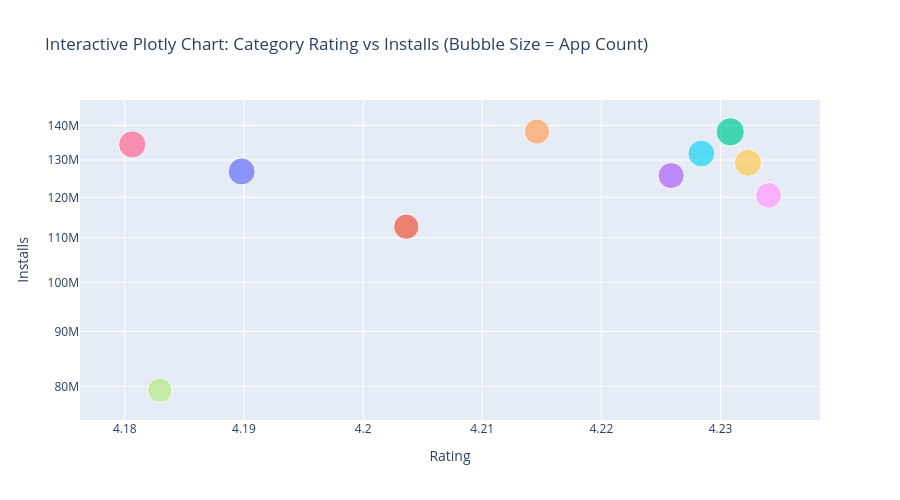

The code cell stored with this chart in its notebook:
### Code cell
cat_summary = apps_df.groupby('Category').agg({
    'Rating': 'mean',
    'Reviews': 'sum',
    'Installs': 'sum',
    'App': 'count'
}).reset_index().rename(columns={'App': 'App_Count'})

fig = px.scatter(
    cat_summary,
    x='Rating',
    y='Installs',
    size='App_Count',
    color='Category',
    hover_name='Category',
    log_y=True,
    title='Interactive Plotly Chart: Category Rating vs Installs (Bubble Size = App Count)'
)
fig.update_layout(showlegend=False, height=500)
fig.show()

### Figure 1 — Plotly figure (JSON) as saved in the notebook; plotly's stock layout.template omitted (floating-point values rounded to 4 significant figures)
{"data": [{"hovertemplate": "<b>%{hovertext}</b><br><br>Category=BUSINESS<br>Rating=%{x}<br>Installs=%{y}<br>App_Count=%{marker.size}<extra></extra>", "hovertext": ["BUSINESS"], "legendgroup": "BUSINESS", "marker": {"color": "#636efa", "size": [157], "sizemode": "area", "sizeref": 0.43, "symbol": "circle"}, "mode": "markers", "name": "BUSINESS", "orientation": "v", "showlegend": true, "type": "scatter", "x": [4.19], "xaxis": "x", "y": [126849000], "yaxis": "y"}, {"hovertemplate": "<b>%{hovertext}</b><br><br>Category=COMMUNICATION<br>Rating=%{x}<br>Installs=%{y}<br>App_Count=%{marker.size}<extra></extra>", "hovertext": ["COMMUNICATION"], "legendgroup": "COMMUNICATION", "marker": {"color": "#EF553B", "size": [138], "sizemode": "area", "sizeref": 0.43, "symbol": "circle"}, "mode": "markers", "name": "COMMUNICATION", "orientation": "v", "showlegend": true, "type": "scatter", "x": [4.204], "xaxis": "x", "y": [112672000], "yaxis": "y"}, {"hovertemplate": "<b>%{hovertext}</b><br><br>Category=FAMILY<br>Rating=%{x}<br>Installs=%{y}<br>App_Count=%{marker.size}<extra></extra>", "hovertext": ["FAMILY"], "legendgroup": "FAMILY", "marker": {"color": "#00cc96", "size": [172], "sizemode": "area", "sizeref": 0.43, "symbol": "circle"}, "mode": "markers", "name": "FAMILY", "orientation": "v", "showlegend": true, "type": "scatter", "x": [4.231], "xaxis": "x", "y": [138108000], "yaxis": "y"}, {"hovertemplate": "<b>%{hovertext}</b><br><br>Category=FINANCE<br>Rating=%{x}<br>Installs=%{y}<br>App_Count=%{marker.size}<extra></extra>", "hovertext": ["FINANCE"], "legendgroup": "FINANCE", "marker": {"color": "#ab63fa", "size": [147], "sizemode": "area", "sizeref": 0.43, "symbol": "circle"}, "mode": "markers", "name": "FINANCE", "orientation": "v", "showlegend": true, "type": "scatter", "x": [4.226], "xaxis": "x", "y": [125733000], "yaxis": "y"}, {"hovertemplate": "<b>%{hovertext}</b><br><br>Category=GAME<br>Rating=%{x}<br>Installs=%{y}<br>App_Count=%{marker.size}<extra></extra>", "hovertext": ["GAME"], "legendgroup": "GAME", "marker": {"color": "#FFA15A", "size": [137], "sizemode": "area", "sizeref": 0.43, "symbol": "circle"}, "mode": "markers", "name": "GAME", "orientation": "v", "showlegend": true, "type": "scatter", "x": [4.215], "xaxis": "x", "y": [138168000], "yaxis": "y"}, {"hovertemplate": "<b>%{hovertext}</b><br><br>Category=LIFESTYLE<br>Rating=%{x}<br>Installs=%{y}<br>App_Count=%{marker.size}<extra></extra>", "hovertext": ["LIFESTYLE"], "legendgroup": "LIFESTYLE", "marker": {"color": "#19d3f3", "size": [155], "sizemode": "area", "sizeref": 0.43, "symbol": "circle"}, "mode": "markers", "name": "LIFESTYLE", "orientation": "v", "showlegend": true, "type": "scatter", "x": [4.228], "xaxis": "x", "y": [131814000], "yaxis": "y"}, {"hovertemplate": "<b>%{hovertext}</b><br><br>Category=MEDICAL<br>Rating=%{x}<br>Installs=%{y}<br>App_Count=%{marker.size}<extra></extra>", "hovertext": ["MEDICAL"], "legendgroup": "MEDICAL", "marker": {"color": "#FF6692", "size": [160], "sizemode": "area", "sizeref": 0.43, "symbol": "circle"}, "mode": "markers", "name": "MEDICAL", "orientation": "v", "showlegend": true, "type": "scatter", "x": [4.181], "xaxis": "x", "y": [134409000], "yaxis": "y"}, {"hovertemplate": "<b>%{hovertext}</b><br><br>Category=PRODUCTIVITY<br>Rating=%{x}<br>Installs=%{y}<br>App_Count=%{marker.size}<extra></extra>", "hovertext": ["PRODUCTIVITY"], "legendgroup": "PRODUCTIVITY", "marker": {"color": "#B6E880", "size": [129], "sizemode": "area", "sizeref": 0.43, "symbol": "circle"}, "mode": "markers", "name": "PRODUCTIVITY", "orientation": "v", "showlegend": true, "type": "scatter", "x": [4.183], "xaxis": "x", "y": [79316000], "yaxis": "y"}, {"hovertemplate": "<b>%{hovertext}</b><br><br>Category=SPORTS<br>Rating=%{x}<br>Installs=%{y}<br>App_Count=%{marker.size}<extra></extra>", "hovertext": ["SPORTS"], "legendgroup": "SPORTS", "marker": {"color": "#FF97FF", "size": [144], "sizemode": "area", "sizeref": 0.43, "symbol": "circle"}, "mode": "markers", "name": "SPORTS", "orientation": "v", "showlegend": true, "type": "scatter", "x": [4.234], "xaxis": "x", "y": [120499000], "yaxis": "y"}, {"hovertemplate": "<b>%{hovertext}</b><br><br>Category=TOOLS<br>Rating=%{x}<br>Installs=%{y}<br>App_Count=%{marker.size}<extra></extra>", "hovertext": ["TOOLS"], "legendgroup": "TOOLS", "marker": {"color": "#FECB52", "size": [161], "sizemode": "area", "sizeref": 0.43, "symbol": "circle"}, "mode": "markers", "name": "TOOLS", "orientation": "v", "showlegend": true, "type": "scatter", "x": [4.232], "xaxis": "x", "y": [129232000], "yaxis": "y"}], "layout": {"height": 500, "legend": {"itemsizing": "constant", "title": {"text": "Category"}, "tracegroupgap": 0}, "showlegend": false, "title": {"text": "Interactive Plotly Chart: Category Rating vs Installs (Bubble Size = App Count)"}, "xaxis": {"anchor": "y", "domain": [0, 1], "title": {"text": "Rating"}}, "yaxis": {"anchor": "x", "domain": [0, 1], "title": {"text": "Installs"}, "type": "log"}}}
